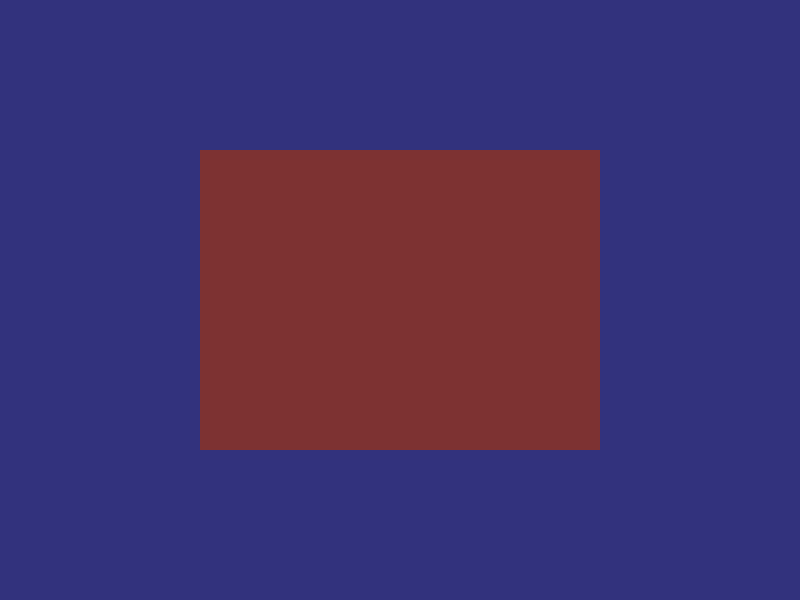
Frame 1 (no input)
Frame 60 (the mouse pressed at the canvas centre just before this capture): identical to frame 1, image omitted
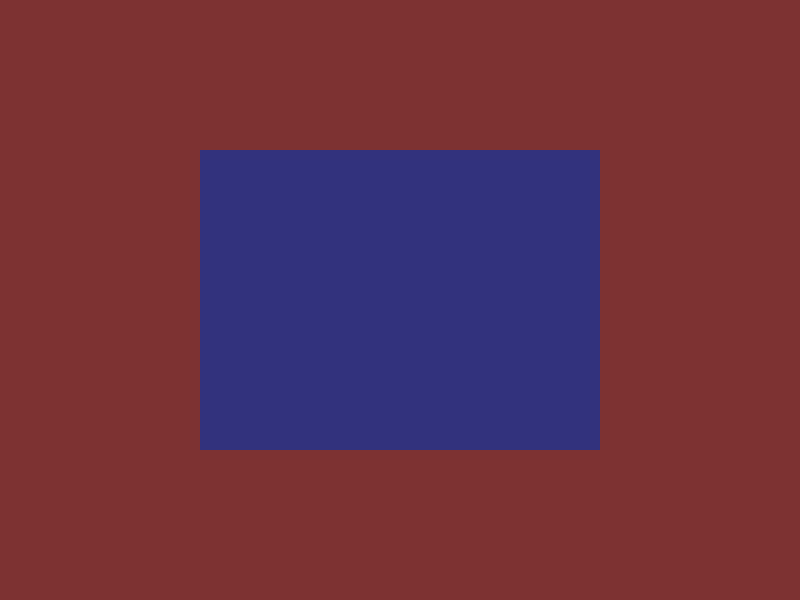
Frame 120 (the mouse held since frame 60 and released just before this capture)

The Processing sketch that drew these frames (run headless with seeded random() and noise(); from frame 60 on, the mouse is pressed at the canvas centre):

// Processing sketch: question_2
// ── question_2.pde
////////////////////
// Global Variables
////////////////////

color innerColour;
color outerColour;
final color mouseColour = color(125, 50, 50);
final color nonMouseColour = color(50, 50, 125);
int rectWidth;
int rectHeight;

////////////////////
// Setup
////////////////////

void setup() {
    size(800, 600);

    rectWidth = width/2;
    rectHeight = height/2;
}

////////////////////
// Draw the stuff
////////////////////

void draw() {
    if (mouseX >= width/2 - rectWidth/2 &&
        mouseX <= width/2 + rectWidth/2 &&
        mouseY <= height/2 + rectHeight/2 &&
        mouseY >= height/2 - rectWidth/2) {
        innerColour = nonMouseColour;
        outerColour = mouseColour;
    }
    else {
        innerColour = mouseColour;
        outerColour = nonMouseColour;
    }
    
    background(outerColour);
    drawRect(innerColour);
}

void drawRect(color colour) {
    fill(colour);
    noStroke();
    rectMode(CENTER);

    rect(width/2, height/2, rectWidth, rectHeight);
}
